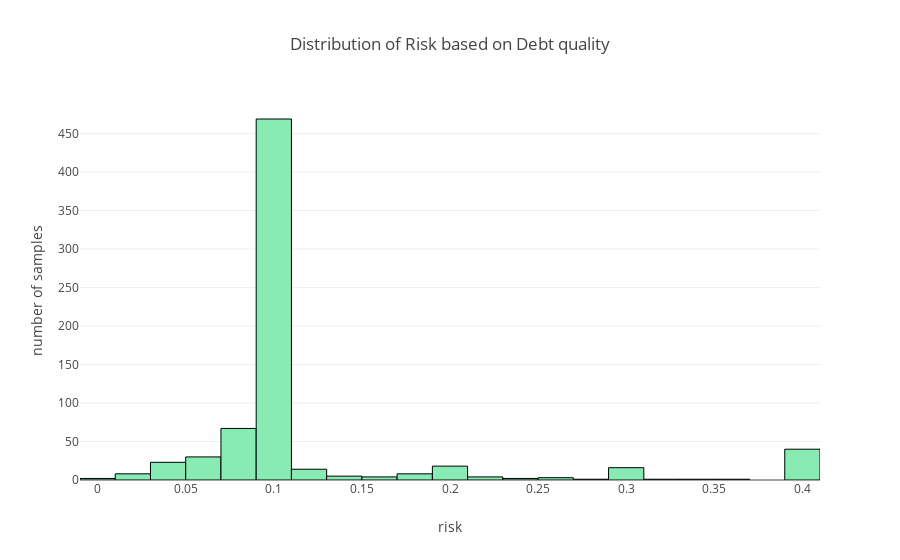

Source (notebook cell):
### Code cell
trace = go.Histogram(
    x = resp["risk"],
    marker = dict(color="#87EBB3", line=dict(color="rgb(0, 0, 0)", width=1))
)
layout = go.Layout(title="Distribution of Risk based on Debt quality", xaxis=dict(title="risk"),
                  yaxis=dict(title="number of samples"))
fig = go.Figure(data = [trace], layout=layout)
iplot(fig)

### Figure 1 — Plotly figure (JSON) as saved in the notebook; plotly's stock layout.template omitted (floating-point values rounded to 4 significant figures; data arrays with more than 128 entries replaced by an {"elided": "..."} marker saying what was removed)
{"data": [{"marker": {"color": "#87EBB3", "line": {"color": "rgb(0, 0, 0)", "width": 1}}, "type": "histogram", "uid": "d6e04032-42b5-4689-bfac-d6d32f8ce51e", "x": {"elided": "717 float values"}}], "layout": {"title": {"text": "Distribution of Risk based on Debt quality"}, "xaxis": {"title": {"text": "risk"}}, "yaxis": {"title": {"text": "number of samples"}}}}
